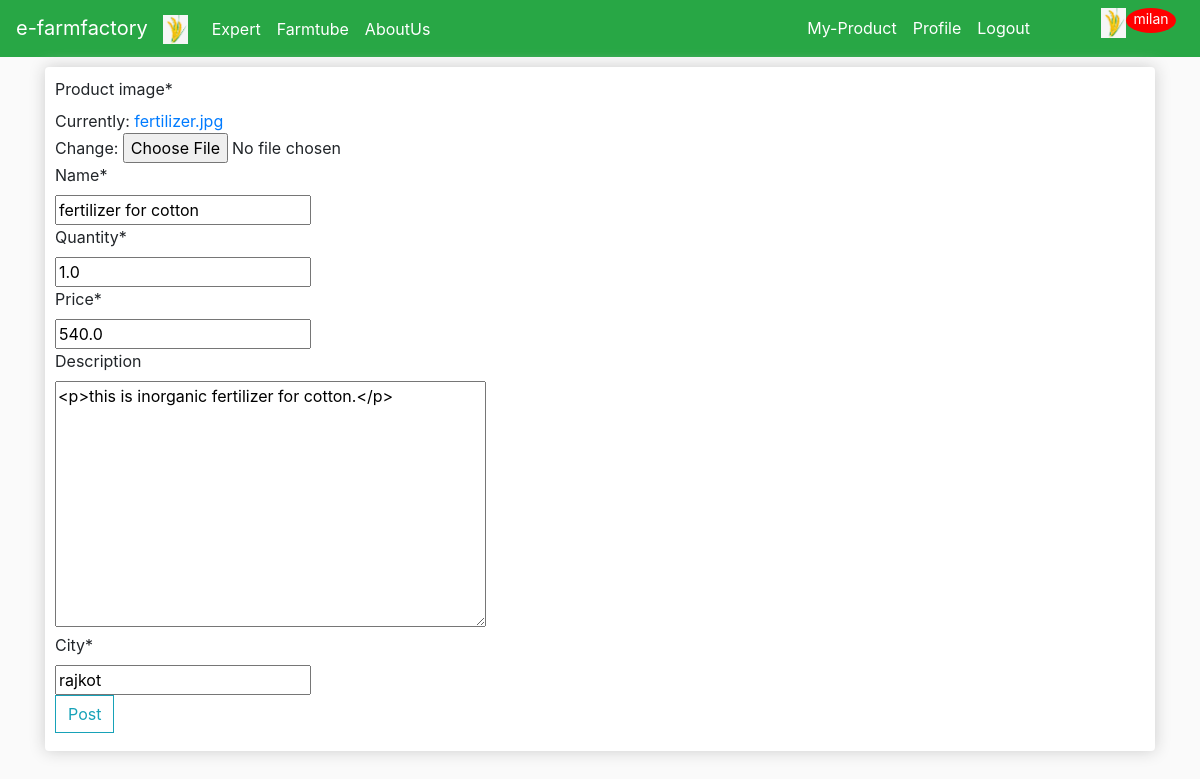
Screenshot of /product/3/update/ (signed in) with the database file from the repository.
### store/models.py (models this page shows, shortened)
class product(models.Model):
    product_image=models.ImageField(blank=False)
    name=models.CharField(max_length=100,blank=False)
    quantity=models.FloatField(null=False,blank=False)
    price=models.FloatField(null=False,blank=False)
    date_posted=models.DateTimeField(default=timezone.now)
    owner=models.ForeignKey(User,on_delete=models.CASCADE)
    tags=TaggableManager(blank=True)
    description=RichTextUploadingField(blank=True)
    is_sold=models.BooleanField(default=False)
    city=models.CharField(max_length=20,blank=False)

### store/views.py (the view, shortened to what this page needs)
# urls.py: path('product/<int:pk>/update/', productUpdateView.as_view(), name='product-update'),
class productUpdateView(LoginRequiredMixin,UserPassesTestMixin,UpdateView):
    model=product
    template_name='store/product_Create.html'
    fields=['product_image','name','quantity','price','description','city','tags']
    def test_func(self):
        product=self.get_object()
        if self.request.user==product.owner and product.is_sold==False:
            return True
        return False

### store/templates/store/product_Create.html (shortened to what this page needs)
{%extends "account/base.html" %}
{% load static %}
{% load crispy_forms_tags%}
{% block content %}
<div class="row">
	<div class="col-lg-12">
		<div class="box-element">
           <form method='post' enctype="multipart/form-data">
           <filedset class='form-group' style='width:800px'>
               {{form|crispy|safe}}
             <div class='forn-group mb-2'>
           <button class='btn btn-outline-info mr-3' type='submit'>Post</button>
           </div>
           </form>
{%endblock content%}

### account/templates/account/base.html (shortened to what this page needs)
{% load static %}
<!DOCTYPE html>
<html lang="en">
<head>
    <link rel="stylesheet" href="https://stackpath.bootstrapcdn.com/bootstrap/4.5.2/css/bootstrap.min.css">
    <link rel="stylesheet" href="{%static 'css/main.css' %}">
</head>
<body>
    <nav class="navbar navbar-expand-lg navbar-dark bg-success ">
        <a class="navbar-brand" href="{% url 'store'%}">
            e-farmfactory<img id='cart-icon' src="{% static 'images/farmlogo.jpg' %}" alt="">
        </a>
        <div class="collapse navbar-collapse" id="navbarSupportedContent">
          <ul class="navbar-nav mr-auto">
            <li class="nav-item active">
              <a class="nav-link" href="#">Expert<span class="sr-only">(current)</span></a>
            </li>
            <li class="nav-item active">
              <a class="nav-link" href="{% url 'postlist'%}">Farmtube<span class="sr-only">(current)</span></a>
            </li>
            <li class="nav-item active">
              <a class="nav-link" href="#">AboutUs<span class="sr-only">(current)</span></a>
            </li>
          </ul>
          <div class="form-inline my-2 my-lg-0 mr-2">
            <ul class="navbar-nav mr-auto">
                {% if user.is_authenticated %}
                <li class="nav-item active">
                  <a class="nav-item nav-link" href="{% url 'owner-product' %}">My-Product</a>
                </li>
                <li class="nav-item active">
                  <a class="nav-item nav-link" href="{% url 'profile' %}">Profile</a>
                </li>
                <li class="nav-item active">
                <a class="nav-item nav-link mr-5" href="{%url 'logout'%}">Logout</a>
                </li>
                {%endif%}
            <li class="nav-item active">
              <a href="{% url 'cart' %}">
                <img id='cart-icon' src="{% static 'images/farmlogo.jpg' %}" alt="Cart">
              </a>
            </li>
            <li class="nav-item active">
              {% if user.is_authenticated  %}
                <p id="cart-total">{{request.user.username}}</p>
              {%else %}
              <p id="cart-total">_</p>
              {% endif %}
            </li>
          </ul>
          </div>
        </div>
      </nav>
        <div class='container' >
    {% block content%}
    {% endblock content %}
  </div>
</body>
</html>

### store/static/css/main.css (style rules this page uses)
body { background-color: hsl(0, 0%, 98%); }
.box-element { box-shadow:hsl(0, 0%, 80%) 0 0 16px; background-color: #fff; border-radius: 4px; padding: 10px; }
#cart-icon { width:25px; display: inline-block; margin-left: 15px; }
#cart-total { display: block; text-align: center; color:#fff; background-color: red; width: 50px; height: 25px; border-radius: 50%; font-size: 14px; }
.col-lg-4, .col-lg-6, .col-lg-8, .col-lg-12 { margin-top: 10px; }
.btn { border-radius: 0; }

### rows the page displays
product: name "fertilizer for cotton", quantity "1.0", price "540.0", description "<p>this is inorganic fertilizer for cotton.</p>", city "rajkot"

### other values shown
{{ request.user.username }} "milan"
